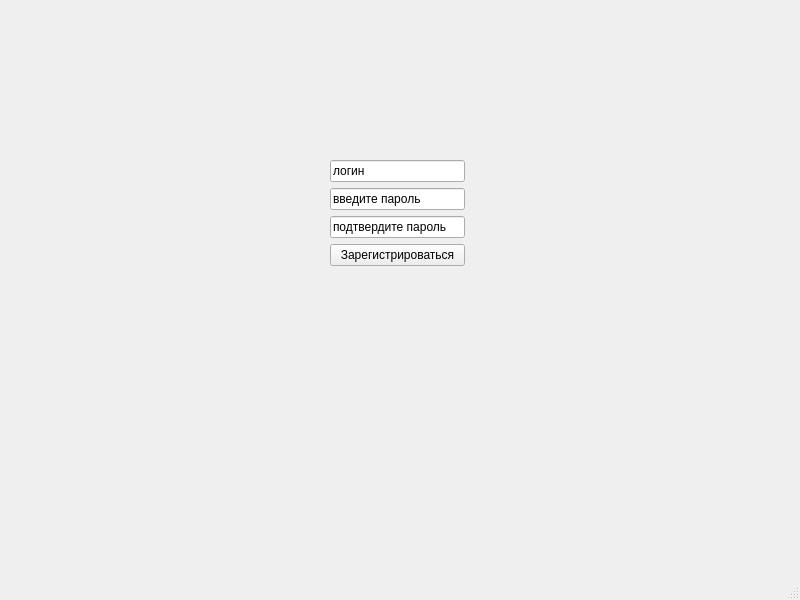
<?xml version="1.0" encoding="UTF-8"?>
<ui version="4.0">
 <class>MainWindow</class>
 <widget class="QMainWindow" name="MainWindow">
  <property name="geometry">
   <rect>
    <x>0</x>
    <y>0</y>
    <width>800</width>
    <height>600</height>
   </rect>
  </property>
  <property name="windowTitle">
   <string>MainWindow</string>
  </property>
  <widget class="QWidget" name="centralwidget">
   <widget class="QWidget" name="verticalLayoutWidget">
    <property name="geometry">
     <rect>
      <x>330</x>
      <y>160</y>
      <width>135</width>
      <height>110</height>
     </rect>
    </property>
    <layout class="QVBoxLayout" name="verticalLayout">
     <item>
      <widget class="QLineEdit" name="lineEdit">
       <property name="text">
        <string>логин</string>
       </property>
      </widget>
     </item>
     <item>
      <widget class="QLineEdit" name="lineEdit_2">
       <property name="text">
        <string>введите пароль</string>
       </property>
      </widget>
     </item>
     <item>
      <widget class="QLineEdit" name="lineEdit_3">
       <property name="text">
        <string>подтвердите пароль</string>
       </property>
      </widget>
     </item>
     <item>
      <widget class="QPushButton" name="pushButton_2">
       <property name="text">
        <string>Зарегистрироваться</string>
       </property>
      </widget>
     </item>
    </layout>
   </widget>
  </widget>
  <widget class="QMenuBar" name="menubar">
   <property name="geometry">
    <rect>
     <x>0</x>
     <y>0</y>
     <width>800</width>
     <height>22</height>
    </rect>
   </property>
  </widget>
  <widget class="QStatusBar" name="statusbar"/>
 </widget>
 <resources/>
 <connections/>
</ui>
